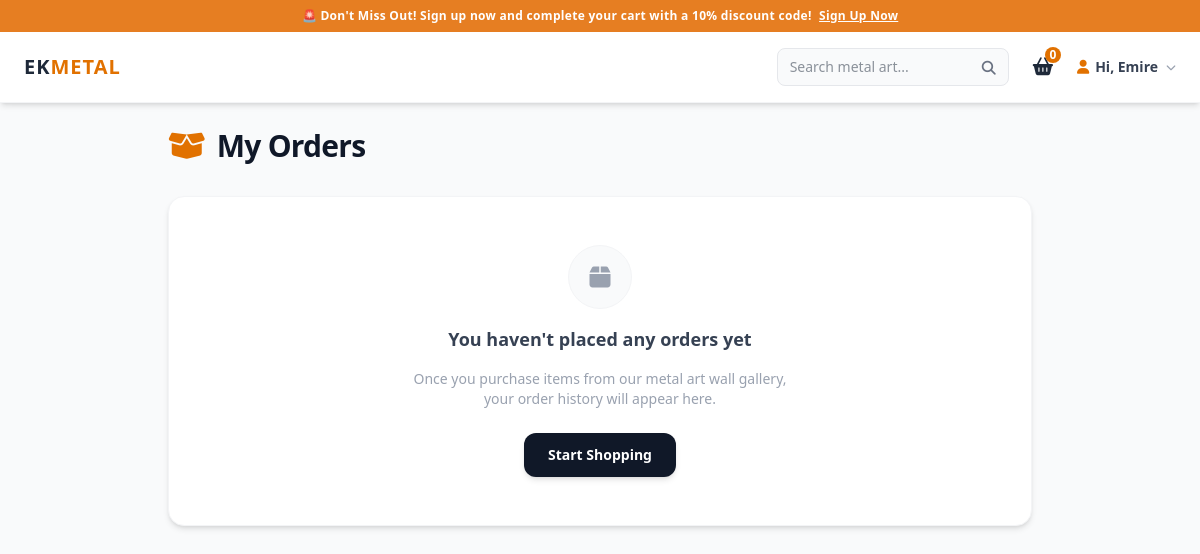
Page /my-orders/ (signed in) on the earlier database version.
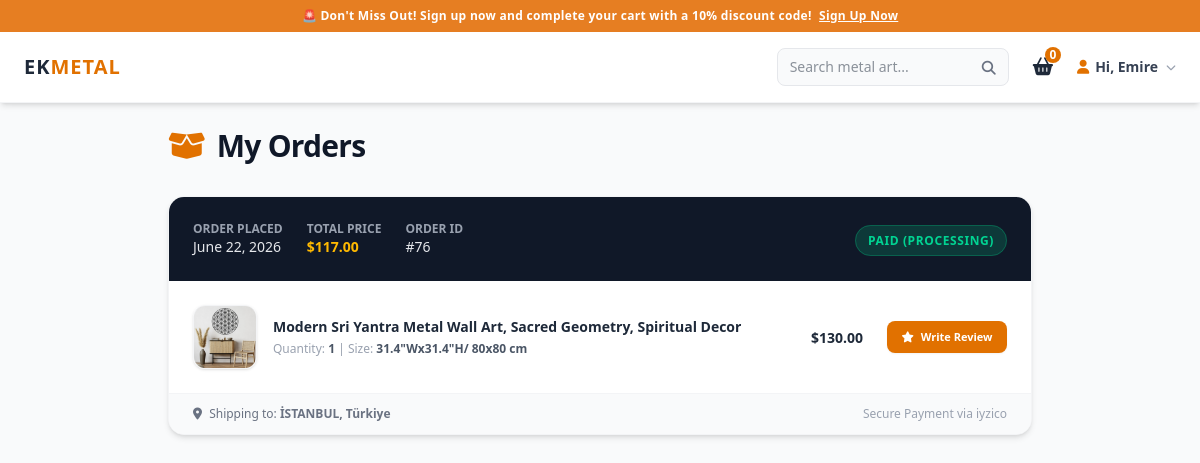
Same page on the later database version.
### shop/models.py (models this page shows, shortened)
class Order(models.Model):
    STATUS_CHOICES = [
        ('Pending', 'Pending Payment'),
        ('Paid', 'Paid (Preparing Product)'),
        ('Shipped', 'Shipped (On the Way)'),
        ('Completed', 'Delivered & Completed'),
        ('Cancelled', 'Cancelled'),
    ]
    user = models.ForeignKey(User, on_delete=models.CASCADE, related_name='orders')
    first_name = models.CharField(max_length=100)
    last_name = models.CharField(max_length=100)
    phone_code = models.CharField(max_length=10)
    phone_number = models.CharField(max_length=20)
    country = models.CharField(max_length=100)
    state = models.CharField(max_length=100)
    city = models.CharField(max_length=100)
    zip_code = models.CharField(max_length=20)
    address_line = models.TextField()
    total_price = models.DecimalField(max_digits=10, decimal_places=2, default=0.00)
    status = models.CharField(max_length=20, choices=STATUS_CHOICES, default='Pending')
    iyzico_payment_id = models.CharField(max_length=255, blank=True, null=True, verbose_name="iyzico Payment ID")
    created_at = models.DateTimeField(auto_now_add=True)

class OrderItem(models.Model):
    order = models.ForeignKey(Order, on_delete=models.CASCADE, related_name='items')
    product = models.ForeignKey(Product, on_delete=models.CASCADE)
    variant = models.ForeignKey(ProductVariant, on_delete=models.SET_NULL, null=True, blank=True)
    quantity = models.PositiveIntegerField(default=1)
    price = models.DecimalField(max_digits=10, decimal_places=2)

class Product(models.Model):
    category = models.ForeignKey(Category, on_delete=models.CASCADE, related_name='products', verbose_name="Category")
    title = models.CharField(max_length=200, verbose_name="Product Title")
    description = models.TextField(verbose_name="Product Description")
    description_features = models.TextField(blank=True, null=True, verbose_name="2. Açıklama (Kutulara Gidecek Kurumsal Metin)")
    price = models.DecimalField(max_digits=10, decimal_places=2, verbose_name="Base Price (Smallest Size)")
    discount_price = models.DecimalField(max_digits=10, decimal_places=2, null=True, blank=True, verbose_name="Discounted Base Price")
    stock = models.IntegerField(default=0, verbose_name="Stock Quantity")
    main_image = models.ImageField(upload_to='products/main/', verbose_name="Main Image")
    video = models.FileField(upload_to='products/videos/', null=True, blank=True, verbose_name="Product Video (Optional)")
    seo_keywords = models.CharField(max_length=500, blank=True, null=True, verbose_name="SEO Anahtar Kelimeler")
    is_active = models.BooleanField(default=True, verbose_name="Is Active?")
    created_at = models.DateTimeField(auto_now_add=True, verbose_name="Created At")
    class Meta:
        verbose_name = "Product"
        verbose_name_plural = "Products"

class ProductVariant(models.Model):
    product = models.ForeignKey(Product, on_delete=models.CASCADE, related_name='variants', verbose_name="Product")
    size = models.CharField(max_length=50, help_text="e.g., 20x28 inches, 40x60 inches", verbose_name="Size / Dimensions")
    price_impact = models.DecimalField(max_digits=10, decimal_places=2, default=0.00, verbose_name="Price Impact (+$)")
    class Meta:
        verbose_name = "Product Size Variant"
        verbose_name_plural = "Product Size Variants"

### shop/views.py (the view)
# urls.py: path('my-orders/', views.my_orders_view, name='my_orders'),
@login_required(login_url='/login/')
def my_orders_view(request):
    orders = request.user.orders.all().order_by('-created_at')
    return render(request, 'shop/my_orders.html', {'orders': orders})

### shop/context_processors.py (called while the page is built)
def cart_item_count(request):
    if not request.user.is_authenticated:
        return {'cart_items_total': 0}
    try:
        cart = Cart.objects.get(user=request.user)
        total_items = sum(item.quantity for item in cart.items.all())
        return {'cart_items_total': total_items}
    except Cart.DoesNotExist:
        return {'cart_items_total': 0}

### shop/templates/shop/my_orders.html (shortened to what the changed rows need)
<!DOCTYPE html>
<html lang="en">
<head>
    <script src="https://cdn.jsdelivr.net/npm/@tailwindcss/browser@4"></script>
    <link rel="stylesheet" href="https://cdnjs.cloudflare.com/ajax/libs/font-awesome/6.4.0/css/all.min.css">
</head>
<body class="bg-gray-50 text-gray-900 font-sans pt-24">
    <main class="max-w-4xl mx-auto px-4 py-8">
        <h1 class="text-3xl font-black tracking-tight mb-8 flex items-center gap-3">
            <i class="fa-solid fa-box-open text-amber-600"></i> My Orders
        </h1>
        {% if orders %}
            <div class="space-y-6">
                {% for order in orders %}
                <div class="bg-white rounded-2xl shadow-md border border-gray-100 overflow-hidden transition hover:shadow-lg">
                    <div class="bg-gray-900 p-4 md:p-6 text-white flex flex-wrap justify-between items-center gap-4">
                        <div class="flex gap-6 text-sm">
                            <div>
                                <p class="text-gray-400 text-xs uppercase font-bold">Order Placed</p>
                                <p class="font-medium text-gray-200">{{ order.created_at|date:"N j, Y" }}</p>
                            </div>
                            <div>
                                <p class="text-gray-400 text-xs uppercase font-bold">Total Price</p>
                                <p class="font-black text-amber-400">${{ order.total_price }}</p>
                            </div>
                            <div>
                                <p class="text-gray-400 text-xs uppercase font-bold">Order ID</p>
                                <p class="font-medium text-gray-200">#{{ order.id }}</p>
                            </div>
                        </div>
                        <div>
                            {% if order.status == 'Paid' %}
                                <span class="bg-emerald-500/20 text-emerald-400 border border-emerald-500/30 text-xs px-3 py-1.5 rounded-full font-bold uppercase tracking-wider">Paid (Processing)</span>
                            {% elif order.status == 'Shipped' %}
                                <span class="bg-blue-500/20 text-blue-400 border border-blue-500/30 text-xs px-3 py-1.5 rounded-full font-bold uppercase tracking-wider">Shipped</span>
                            {% elif order.status == 'Completed' %}
                                <span class="bg-gray-500/20 text-gray-400 border border-gray-500/30 text-xs px-3 py-1.5 rounded-full font-bold uppercase tracking-wider">Completed</span>
                            {% elif order.status == 'Cancelled' %}
                                <span class="bg-red-500/20 text-red-400 border border-red-500/30 text-xs px-3 py-1.5 rounded-full font-bold uppercase tracking-wider">Cancelled</span>
                            {% else %}
                                <span class="bg-amber-500/20 text-amber-400 border border-amber-500/30 text-xs px-3 py-1.5 rounded-full font-bold uppercase tracking-wider">Pending Payment</span>
                            {% endif %}
                        </div>
                    </div>
                    <div class="p-6 divide-y divide-gray-100">
                        {% for item in order.items.all %}
                        <div class="flex items-center justify-between gap-4 py-4 first:pt-0 last:pb-0">
                            <div class="flex items-center gap-4 flex-1 min-w-0">
                                <a href="{% url 'product_detail' item.product.id %}" class="shrink-0 block group">
                                    <img src="{{ item.product.main_image.url }}" class="w-16 h-16 rounded-xl object-cover border border-gray-100 shadow-sm group-hover:opacity-80 transition">
                                </a>
                                <div class="min-w-0 flex-1">
                                    <a href="{% url 'product_detail' item.product.id %}" class="hover:text-amber-600 transition block">
                                        <h3 class="text-sm font-bold text-gray-800 truncate">{{ item.product.title }}</h3>
                                    </a>
                                    <p class="text-xs text-gray-400 mt-1">
                                        Quantity: <span class="font-semibold text-gray-600">{{ item.quantity }}</span>
                                        {% if item.variant %}| Size: <span class="font-semibold text-gray-600">{{ item.variant.size }}</span>{% endif %}
                                    </p>
                                </div>
                            </div>
                            <div class="flex items-center gap-6 shrink-0">
                                <div class="text-right">
                                    <span class="text-sm font-black text-gray-800">${{ item.price }}</span>
                                </div>
                                <div class="min-w-[120px] text-right">
                                    <div class="inline-review-container">
                                        <div id="btn-container-{{ order.id }}-{{ item.product.id }}"></div>
                                    </div>
                                </div>
                            </div>
                        </div>
                        {% endfor %}
                    </div>
                    <div class="bg-gray-50 px-6 py-3 border-t border-gray-100 text-xs text-gray-500 flex justify-between items-center">
                        <span><i class="fa-solid fa-location-dot mr-1"></i> Shipping to: <strong>{{ order.city }}, {{ order.country }}</strong></span>
                        <span class="text-gray-400">Secure Payment via iyzico</span>
                    </div>
                </div>
                {% endfor %}
            </div>
        {% else %}
            <div class="bg-white rounded-2xl shadow-md border border-gray-100 p-12 text-center space-y-4">
                <div class="w-16 h-16 bg-gray-50 text-gray-400 rounded-full flex items-center justify-center text-2xl mx-auto border border-gray-100">
                    <i class="fa-solid fa-box"></i>
                </div>
                <h3 class="text-lg font-bold text-gray-700">You haven't placed any orders yet</h3>
                <p class="text-sm text-gray-400 max-w-sm mx-auto">Once you purchase items from our metal art wall gallery, your order history will appear here.</p>
                <div class="pt-2">
                    <a href="/" class="inline-block bg-gray-900 text-white px-6 py-3 rounded-xl font-bold text-sm hover:bg-amber-600 transition shadow-md">Start Shopping</a>
                </div>
            </div>
        {% endif %}
    </main>
</body>
</html>

Differences in the rows shown:
added Order: created_at "June 22, 2026", total_price "117.00", id "76", status "PAID (PROCESSING)", city "İSTANBUL", country "Türkiye"
added OrderItem: product.main_image (picture), product "Modern Sri Yantra Metal Wall Art, Sacred Geometry, Spiritual Decor", quantity "1", variant.size "31.4\"Wx31.4\"H/ 80x80 cm", price "130.00"
Other differences:
text no longer shown: "You haven't placed any orders yet Once you purchase items from our metal art wall gallery, your order history will appear here. Start Shopping"
